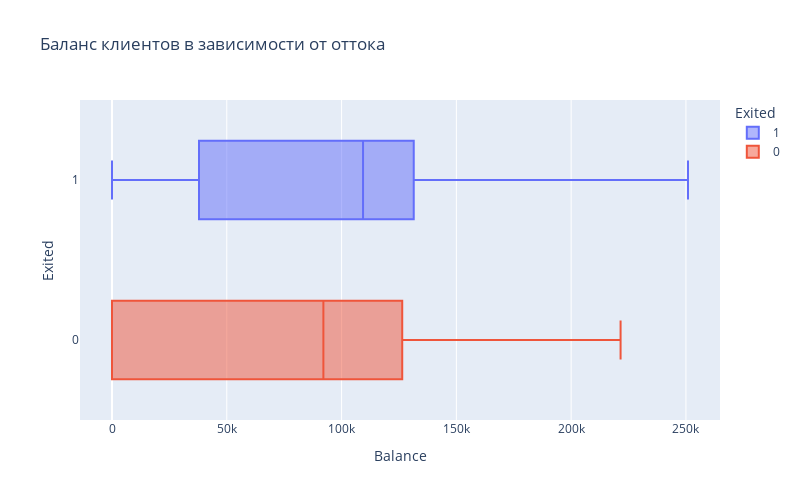

Notebook source saved alongside this figure:
### Code cell
import pandas as pd
import matplotlib.pyplot as plt
import seaborn as sns
import plotly
import plotly.express as px
churn_data = pd.df = pd.read_csv("churn.csv")
churn_data = churn_data.drop('RowNumber', axis=1)
churn_data


fig = px.box(
    data_frame=churn_data,
    x='Balance',
    y='Exited', 
    color='Exited',
    orientation='h',
    width=800,
    height=500,
    title='Баланс клиентов в зависимости от оттока'
)

fig.show()

### Figure 1 — Plotly figure (JSON) as saved in the notebook; plotly's stock layout.template omitted (floating-point values rounded to 4 significant figures; data arrays with more than 128 entries replaced by an {"elided": "..."} marker saying what was removed)
{"data": [{"alignmentgroup": "True", "hovertemplate": "Exited=%{y}<br>Balance=%{x}<extra></extra>", "legendgroup": "1", "marker": {"color": "#636efa"}, "name": "1", "notched": false, "offsetgroup": "1", "orientation": "h", "showlegend": true, "type": "box", "x": {"elided": "2037 float values"}, "x0": " ", "xaxis": "x", "y": {"elided": "2037 int values"}, "y0": " ", "yaxis": "y"}, {"alignmentgroup": "True", "hovertemplate": "Exited=%{y}<br>Balance=%{x}<extra></extra>", "legendgroup": "0", "marker": {"color": "#EF553B"}, "name": "0", "notched": false, "offsetgroup": "0", "orientation": "h", "showlegend": true, "type": "box", "x": {"elided": "7963 float values"}, "x0": " ", "xaxis": "x", "y": {"elided": "7963 int values"}, "y0": " ", "yaxis": "y"}], "layout": {"boxmode": "overlay", "height": 500, "legend": {"title": {"text": "Exited"}, "tracegroupgap": 0}, "title": {"text": "Баланс клиентов в зависимости от оттока"}, "width": 800, "xaxis": {"anchor": "y", "domain": [0, 1], "title": {"text": "Balance"}}, "yaxis": {"anchor": "x", "categoryarray": [0, 1], "categoryorder": "array", "domain": [0, 1], "title": {"text": "Exited"}}}}
